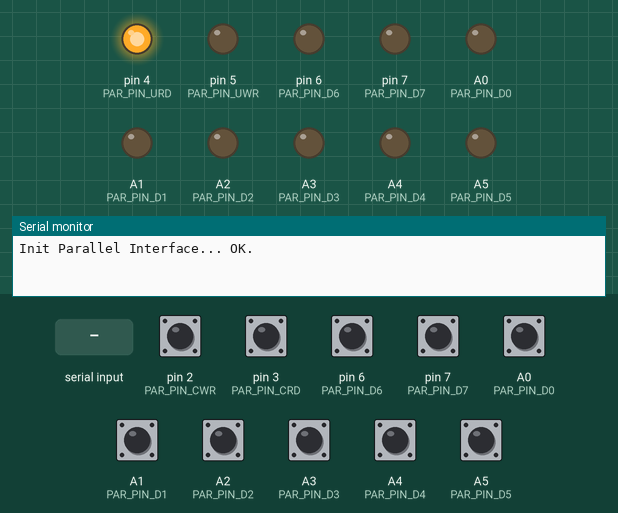
Simulated run of this sketch. Board: Arduino Uno, built with avr-gcc and run on an emulated ATmega328P. Shown: output pins drawn as LEDs (lit = HIGH), the last lines printed to the serial monitor. Inputs (shaded band) come from the test bench; at power-on: A0 (PAR_PIN_D0), A1 (PAR_PIN_D1), A2 (PAR_PIN_D2), A3 (PAR_PIN_D3), A4 (PAR_PIN_D4), A5 (PAR_PIN_D5), pin 2 (PAR_PIN_CWR), pin 3 (PAR_PIN_CRD), pin 6 (PAR_PIN_D6), pin 7 (PAR_PIN_D7) HIGH.

Above: at 1.2 s.
1.3 s: "." received over Serial
At 1.9 s:
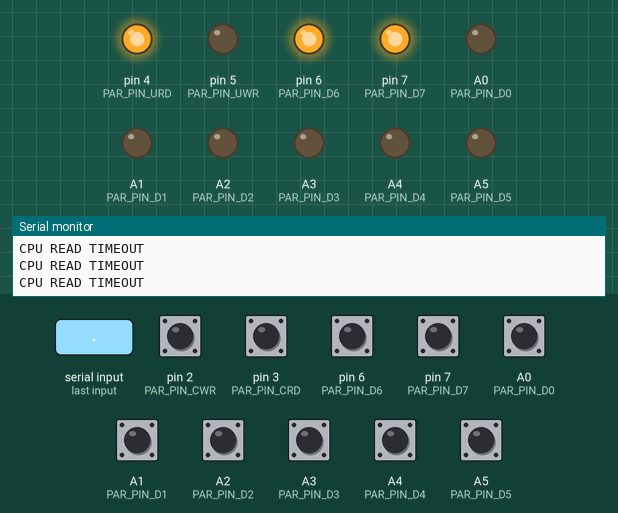
2.9 s: pin 2 (PAR_PIN_CWR) pulled LOW for 3.2 s
Timing chart, 0 to 5.9 s (numbered marks = the images above; inputs shaded):
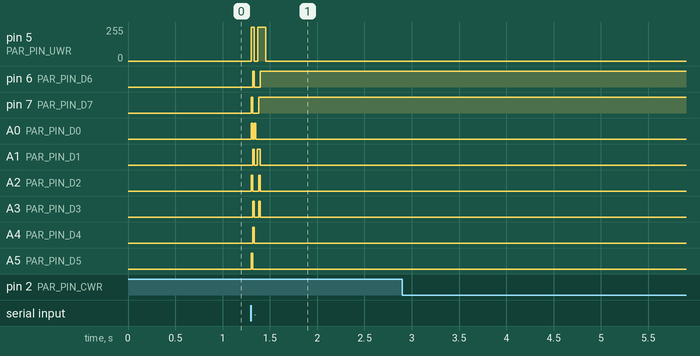

Measured:
- after the input at 1.3 s, pin 5 (PAR_PIN_UWR): 0/255 → 254/255 at once, → 0/255 0.15 s later; pin 6 (PAR_PIN_D6): LOW → HIGH at once, → LOW 0.02 s later, → HIGH 0.07 s later

The sketch:

parallel_sd_audio.ino
```cpp
///////////////////////////////////////////////////////////////////////////////
//
// This project allows an Arduino Uno or Nano to act as a peripheral
// of the Pugputer 6309.
//
// Connected via the Parallel IO Card, the Uno has enough memory and GPIO pins
// to provide an SPI interface, SD card filesystem, and minimal (PWM) audio.
//
// * GPIO pin definitions and other settings are in "defines.h".
// * The parallel IO interface and protocol are described in "pario.cpp".
// * The parallel card is described in "Hardware/Parallel IO Card/"
//
///////////////////////////////////////////////////////////////////////////////
#include "defines.h"
#include "pario.h"
#include "sd.h"
// ----------------------------------------------------------------------------
// Project setup - calls init functions for each module
// ----------------------------------------------------------------------------
void setup()
{
  Serial.begin(SER_BAUD);
  while (!Serial);
  par_init();
  sd_init();
}
// ----------------------------------------------------------------------------
// Project mainloop - calls periodic housekeeping functions for each module
// ----------------------------------------------------------------------------
void loop(void)
{
  // do parallel interface housekeeping. Returns message type if a
  // message has been received.
  uint8_t mtype = par_service();
  if(mtype)                         // if a message was received,
  {
    switch(mtype)                   // do appropriate message handler:
    {
      case PAR_MSG_GET_DIR:         // CPU wants directory of SD card.
        sd_send_dir();
        break;
      case PAR_MSG_GET_FILE:
        uint16_t bcnt = (((uint16_t)par_ack_buf[3])<<8) | par_ack_buf[4];
        for (int i=0;i<bcnt-2;i++)
          ts[i]=par_ack_buf[5+i];
        ts[bcnt-2]='\0';
        Serial.print("GET_FILE: ");
        Serial.println(ts);
        sd_send_file((const char *)ts);
        break;
    }
  }
  sd_service();
  char sc = Serial.read();
  if (sc>=0) // if got char
  {
    switch(sc)
    {
      case '.':
        par_msg_init(PAR_MSG_NAK);
        par_msg_finish();
        break;
      case 'd':
      case 'D':
        sd_send_dir();
        break;
      case 'f':
      case 'F':
        sd_send_file((const char *)"wavy_pug.bas");
        break;
      case 'h':
      case 'H':
        sd_send_file((const char *)"HGTTG.TXT");
        break;
    }
  }
}
///////////////////////////////////////////////////////////////////////////////
///////////////////////////////////////////////////////////////////////////////
```

defines.h
```cpp
///////////////////////////////////////////////////////////////////////////////
// Project-wide settings and definitions
///////////////////////////////////////////////////////////////////////////////
#ifndef __DEFINES_H__
#define __DEFINES_H__
// ----------------------------------------------------------------------------
#include <stdint.h> // for data types such as uint8_t, int16_t, etc.
#include <Arduino.h>
// ----------------------------------------------------------------------------
#define DEBUG   // comment out if you dont want verbose serial debug log

extern char ts[32];   // general purpose temp string

// ----------------------------------------------------------------------------
// Serial debug logger --------------------------------------------------------
#define   SER_BAUD              115200
// SD card stuff --------------------------------------------------------------
// Uses the default (HW) SPI pins, plus the following chip select:
#define   SD_CS                 10
// Parallel bus interface -----------------------------------------------------
#define   PAR_BUF_SZ            256+11 //(512+11)// Max message buffer size
#define   PAR_CRC_POLY          0x8005  // CRC polynomial - IBM Bisync

// ARDUINO UNO CONNECTIONS
#define   PAR_PIN_CWR           2       // in - CPU write byte (active high)
#define   PAR_PIN_CRD           3       // in - CPU read byte (active low)
#define   PAR_PIN_URD           4       // out - MCU read byte (active low)
#define   PAR_PIN_UWR           5       // out - MCU write byte (active high)
#define   PAR_PIN_D0            A0      // I/O - Data bit 0
#define   PAR_PIN_D1            A1      // I/O - Data bit 1
#define   PAR_PIN_D2            A2      // I/O - Data bit 2
#define   PAR_PIN_D3            A3      // I/O - Data bit 3
#define   PAR_PIN_D4            A4      // I/O - Data bit 4
#define   PAR_PIN_D5            A5      // I/O - Data bit 5
#define   PAR_PIN_D6            6       // I/O - Data bit 6
#define   PAR_PIN_D7            7       // I/O - Data bit 7

/*
// TEENSY 4.1 CONNECTIONS
#define   PAR_PIN_CWR           2       // in - CPU write byte (active high)
#define   PAR_PIN_CRD           3       // in - CPU read byte (active low)
#define   PAR_PIN_UWR           4       // out - MCU write byte (active high)
#define   PAR_PIN_URD           5       // out - MCU read byte (active low)
#define   PAR_PIN_D0            28      // I/O - Data bit 0
#define   PAR_PIN_D1            29      // I/O - Data bit 1
#define   PAR_PIN_D2            30      // I/O - Data bit 2
#define   PAR_PIN_D3            31      // I/O - Data bit 3
#define   PAR_PIN_D4            32      // I/O - Data bit 4
#define   PAR_PIN_D5            33      // I/O - Data bit 5
#define   PAR_PIN_D6            34      // I/O - Data bit 6
#define   PAR_PIN_D7            35      // I/O - Data bit 7
*/

// Protocol - Message types ---------------------------------------------------
                                      // 0x00 - 0x0f : General messages -------
#define   PAR_MSG_ACK           0x00  // Acknowledge
#define   PAR_MSG_NAK           0x01  // Can't acknowledge (CRC error?)
#define   PAR_MSG_NCOMP         0x02  // Can't comply (Optional reason text
                                      // in payload.)
#define   PAR_MSG_STATUS        0x03  // Returns current t_status struct
                                      // 0x10 - 0x1f : SD Card messages -------
#define   PAR_MSG_GET_DIR       0x10  // Send current or specified dir
#define   PAR_MSG_CH_DIR        0x11  // Change to specified dir or '..'
#define   PAR_MSG_MAKE_DIR      0x12  // Create specified dir
#define   PAR_MSG_GET_FILE      0x13  // Transmit specified file from SD
#define   PAR_MSG_PUT_FILE      0x14  // Receive specified file to SD
#define   PAR_MSG_DEL           0x15  // Delete specified file or directory
#define   PAR_MSG_DUMP          0x16  // Used during file / dir transfer.
                                      // Each data payload starts with a
                                      // uint32_t file byte-index.
#define   PAR_MSG_DUMP_END      0x17  // Same as DUMP, but last part of file.
                                      // 0x20 - 0x2f : Keyboard messages ------
#define   PAR_MSG_KEYS_HIT      0x20  // payload is array of t_kb structs
// ----------------------------------------------------------------------------
// See pario.cpp for description of parallel port message protocol.
// ----------------------------------------------------------------------------
const uint16_t crc_tab16[256] PROGMEM = {  // crc polynomial = 0xA001
  0x0000,0xC0C1,0xC181,0x0140,0xC301,0x03C0,0x0280,0xC241,0xC601,0x06C0,0x0780,0xC741,0x0500,0xC5C1,0xC481,0x0440,
  0xCC01,0x0CC0,0x0D80,0xCD41,0x0F00,0xCFC1,0xCE81,0x0E40,0x0A00,0xCAC1,0xCB81,0x0B40,0xC901,0x09C0,0x0880,0xC841,
  0xD801,0x18C0,0x1980,0xD941,0x1B00,0xDBC1,0xDA81,0x1A40,0x1E00,0xDEC1,0xDF81,0x1F40,0xDD01,0x1DC0,0x1C80,0xDC41,
  0x1400,0xD4C1,0xD581,0x1540,0xD701,0x17C0,0x1680,0xD641,0xD201,0x12C0,0x1380,0xD341,0x1100,0xD1C1,0xD081,0x1040,
  0xF001,0x30C0,0x3180,0xF141,0x3300,0xF3C1,0xF281,0x3240,0x3600,0xF6C1,0xF781,0x3740,0xF501,0x35C0,0x3480,0xF441,
  0x3C00,0xFCC1,0xFD81,0x3D40,0xFF01,0x3FC0,0x3E80,0xFE41,0xFA01,0x3AC0,0x3B80,0xFB41,0x3900,0xF9C1,0xF881,0x3840,
  0x2800,0xE8C1,0xE981,0x2940,0xEB01,0x2BC0,0x2A80,0xEA41,0xEE01,0x2EC0,0x2F80,0xEF41,0x2D00,0xEDC1,0xEC81,0x2C40,
  0xE401,0x24C0,0x2580,0xE541,0x2700,0xE7C1,0xE681,0x2640,0x2200,0xE2C1,0xE381,0x2340,0xE101,0x21C0,0x2080,0xE041,
  0xA001,0x60C0,0x6180,0xA141,0x6300,0xA3C1,0xA281,0x6240,0x6600,0xA6C1,0xA781,0x6740,0xA501,0x65C0,0x6480,0xA441,
  0x6C00,0xACC1,0xAD81,0x6D40,0xAF01,0x6FC0,0x6E80,0xAE41,0xAA01,0x6AC0,0x6B80,0xAB41,0x6900,0xA9C1,0xA881,0x6840,
  0x7800,0xB8C1,0xB981,0x7940,0xBB01,0x7BC0,0x7A80,0xBA41,0xBE01,0x7EC0,0x7F80,0xBF41,0x7D00,0xBDC1,0xBC81,0x7C40,
  0xB401,0x74C0,0x7580,0xB541,0x7700,0xB7C1,0xB681,0x7640,0x7200,0xB2C1,0xB381,0x7340,0xB101,0x71C0,0x7080,0xB041,
  0x5000,0x90C1,0x9181,0x5140,0x9301,0x53C0,0x5280,0x9241,0x9601,0x56C0,0x5780,0x9741,0x5500,0x95C1,0x9481,0x5440,
  0x9C01,0x5CC0,0x5D80,0x9D41,0x5F00,0x9FC1,0x9E81,0x5E40,0x5A00,0x9AC1,0x9B81,0x5B40,0x9901,0x59C0,0x5880,0x9841,
  0x8801,0x48C0,0x4980,0x8941,0x4B00,0x8BC1,0x8A81,0x4A40,0x4E00,0x8EC1,0x8F81,0x4F40,0x8D01,0x4DC0,0x4C80,0x8C41,
  0x4400,0x84C1,0x8581,0x4540,0x8701,0x47C0,0x4680,0x8641,0x8201,0x42C0,0x4380,0x8341,0x4100,0x81C1,0x8081,0x4040,
  };
// ----------------------------------------------------------------------------
// Structure definitions
// ----------------------------------------------------------------------------
typedef struct {    // System status. Sent as payload of status message.
  uint8_t error_flags;  // no bits defined.. yet!
} t_status;

typedef struct {    // Specifies a keyboard down or up event.

} t_kb;
// ----------------------------------------------------------------------------
#endif
///////////////////////////////////////////////////////////////////////////////
// EOF
///////////////////////////////////////////////////////////////////////////////
```

pario.h
```cpp
///////////////////////////////////////////////////////////////////////////////
///////////////////////////////////////////////////////////////////////////////
#ifndef __PARIO_H__
#define __PARIO_H__
// ----------------------------------------------------------------------------
#include "defines.h"
// ----------------------------------------------------------------------------
extern uint8_t           par_buf[ PAR_BUF_SZ ];
extern uint16_t          par_len;

extern uint8_t           par_ack_buf[32];
// ----------------------------------------------------------------------------

void par_init(void);
uint8_t par_service(void);

void par_msg_init(uint8_t msg_type, uint32_t byte_index = 0);
void par_msg_add(uint8_t * msg_bytes, uint16_t num_bytes );
void par_msg_add_string(char * s );
uint8_t par_msg_finish( bool last_part = true );
// ----------------------------------------------------------------------------
#endif
///////////////////////////////////////////////////////////////////////////////
///////////////////////////////////////////////////////////////////////////////
```

Source omitted: pario.cpp (19915 bytes)
